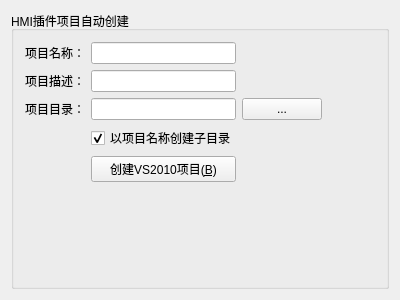
<?xml version="1.0" encoding="UTF-8"?>
<ui version="4.0">
 <class>view_prj_hmiplugin</class>
 <widget class="CBaseView" name="view_prj_hmiplugin">
  <property name="geometry">
   <rect>
    <x>0</x>
    <y>0</y>
    <width>400</width>
    <height>300</height>
   </rect>
  </property>
  <property name="windowTitle">
   <string>view_prj_hmiplugin</string>
  </property>
  <layout class="QGridLayout" name="gridLayout">
   <item row="0" column="0">
    <widget class="QGroupBox" name="groupBox">
     <property name="title">
      <string>HMI插件项目自动创建</string>
     </property>
     <layout class="QGridLayout" name="gridLayout_2">
      <item row="5" column="2">
       <spacer name="verticalSpacer">
        <property name="orientation">
         <enum>Qt::Vertical</enum>
        </property>
        <property name="sizeHint" stdset="0">
         <size>
          <width>20</width>
          <height>40</height>
         </size>
        </property>
       </spacer>
      </item>
      <item row="3" column="1">
       <widget class="QCheckBox" name="chkCreateSubDir">
        <property name="text">
         <string>以项目名称创建子目录</string>
        </property>
        <property name="checked">
         <bool>true</bool>
        </property>
       </widget>
      </item>
      <item row="2" column="3">
       <spacer name="horizontalSpacer">
        <property name="orientation">
         <enum>Qt::Horizontal</enum>
        </property>
        <property name="sizeHint" stdset="0">
         <size>
          <width>40</width>
          <height>20</height>
         </size>
        </property>
       </spacer>
      </item>
      <item row="2" column="1">
       <widget class="QLineEdit" name="edtPrjPath"/>
      </item>
      <item row="2" column="2">
       <widget class="QPushButton" name="btnDir">
        <property name="text">
         <string>...</string>
        </property>
       </widget>
      </item>
      <item row="0" column="0">
       <widget class="QLabel" name="label">
        <property name="text">
         <string>项目名称：</string>
        </property>
       </widget>
      </item>
      <item row="0" column="1">
       <widget class="QLineEdit" name="edtPrjName"/>
      </item>
      <item row="2" column="0">
       <widget class="QLabel" name="label_2">
        <property name="text">
         <string>项目目录：</string>
        </property>
       </widget>
      </item>
      <item row="4" column="1">
       <widget class="QPushButton" name="btnBuild">
        <property name="text">
         <string>创建VS2010项目(&amp;B)</string>
        </property>
       </widget>
      </item>
      <item row="1" column="0">
       <widget class="QLabel" name="label_3">
        <property name="text">
         <string>项目描述：</string>
        </property>
       </widget>
      </item>
      <item row="1" column="1">
       <widget class="QLineEdit" name="edtPrjDesc"/>
      </item>
     </layout>
    </widget>
   </item>
  </layout>
 </widget>
 <layoutdefault spacing="6" margin="11"/>
 <customwidgets>
  <customwidget>
   <class>CBaseView</class>
   <extends>QWidget</extends>
   <header>ssp_baseview.h</header>
   <container>1</container>
  </customwidget>
 </customwidgets>
 <tabstops>
  <tabstop>edtPrjName</tabstop>
  <tabstop>edtPrjDesc</tabstop>
  <tabstop>edtPrjPath</tabstop>
  <tabstop>btnDir</tabstop>
  <tabstop>chkCreateSubDir</tabstop>
  <tabstop>btnBuild</tabstop>
 </tabstops>
 <resources/>
 <connections/>
</ui>
